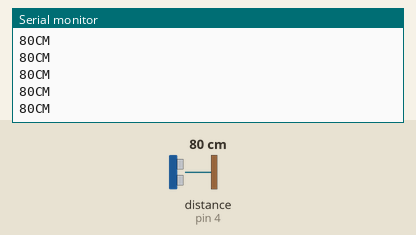
The sketch below on a simulated Arduino Uno, built with avr-gcc and run on an emulated ATmega328P. Shown: the last lines printed to the serial monitor. Inputs (shaded band) come from the test bench; at power-on: distance to the obstacle (sensor on pin 4) 80 cm. The echo pulse lasts 58.3 µs per cm.

Above: at 1.2 s.
1.3 s: distance to the obstacle (sensor on pin 4) set to 4 cm
At 1.38 s:
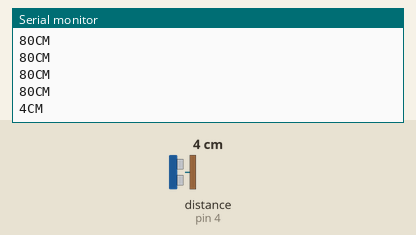
4.3 s: distance to the obstacle (sensor on pin 4) set to 2 cm
At 4.3 s:
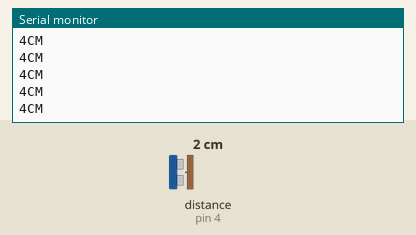
Timing chart, 0 to 7.3 s (numbered marks = the images above; inputs shaded):
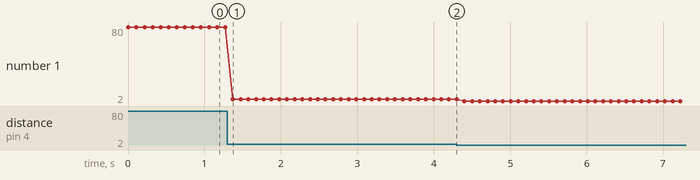

Measured:
- after the input at 1.3 s, the serial monitor: prints a new line after 0.07 s (image 1)
- plotted number 1: 80 → 4 after the input at 1.3 s, 4 → 2 after the input at 4.3 s

The sketch:

ultrasomlinha.ino
```cpp
#include <Ultrasonic.h>

#define trigger 4
#define echo 3
int distancia;
Ultrasonic ultrasonic(echo, trigger);

void setup(){
  Serial.begin(9600);
}
void loop(){
  distancia = ultrasonic.Ranging(CM);
  Serial.print(distancia);
  Serial.println("CM");
  delay(100);
}
```
